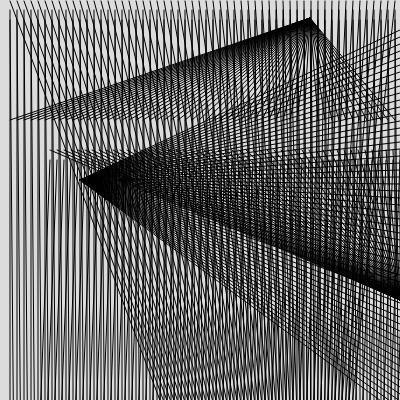
Frame 1 (no input)
Frame 60 (no input): identical to frame 1, image omitted
Frame 120 (the mouse pressed at the canvas centre since frame 60): identical to frame 1, image omitted

The p5.js sketch that drew this single still picture (run headless with seeded random() and noise() and a simulated clock; from frame 60 on, the mouse is pressed at the canvas centre):

// p5.js sketch
// ── sketch.js
var odds;

function setup() {
  createCanvas(400, 400);
}

function draw() {
  background(220);
  
  //line(20,40, 60, 80);
  //line(20,40, 60, 80);
  //line(20,40, 60, 80);
  //line(20,40, 60, 80);
  //line(20,40, 60, 80);
  //line(20,40, 60, 80);
  //line(20,40, 60, 80);
  //line(20,40, 60, 80);
  
  for(var i= 10; i < width; i+=7){
    odds= i%3
    if (odds ==0){
      strokeWeight(1);
    }else{
      strokeWeight(1);
    }
    //line(beginning x, beginning y, ending x, ending y);
  
    line(10 + i, 1180, i, 20);
    line(i, 1200, 40+i, 160);
    line(400, 20+i, 80, 180);
    line(400, 300, 40+i, 150);
    line(300 + 10, 800, i, 1);
    line(300 + 10, 18, i, 120);
    line(800 + 900, 900+i, 100);
    line(10000 + 2000+i, 8000, 190);
    line(0 + i, 1180, i, 10);
    line(-100 + -100, 1180, 30, -250);
    
    
}
  
  for(var j = 0; j <=10; j++){
    print(j);
  }
    
  
  
}
